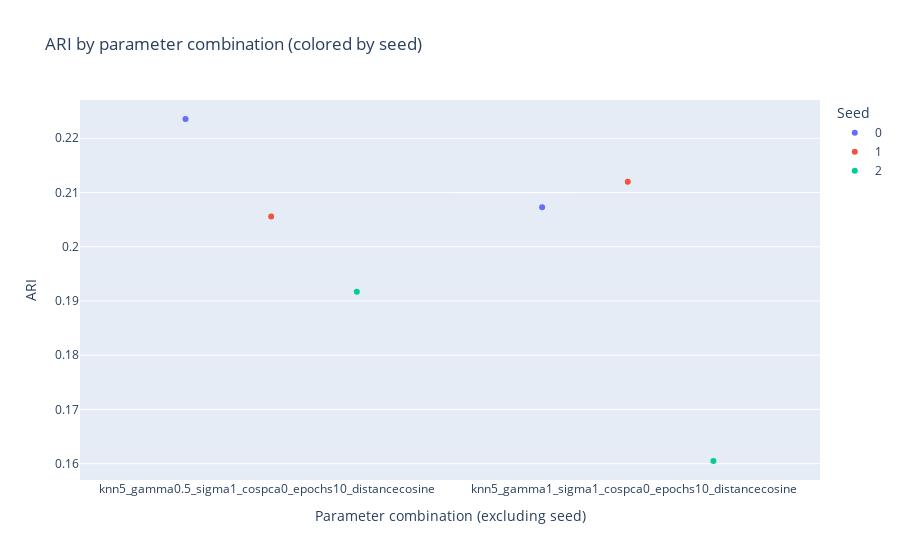
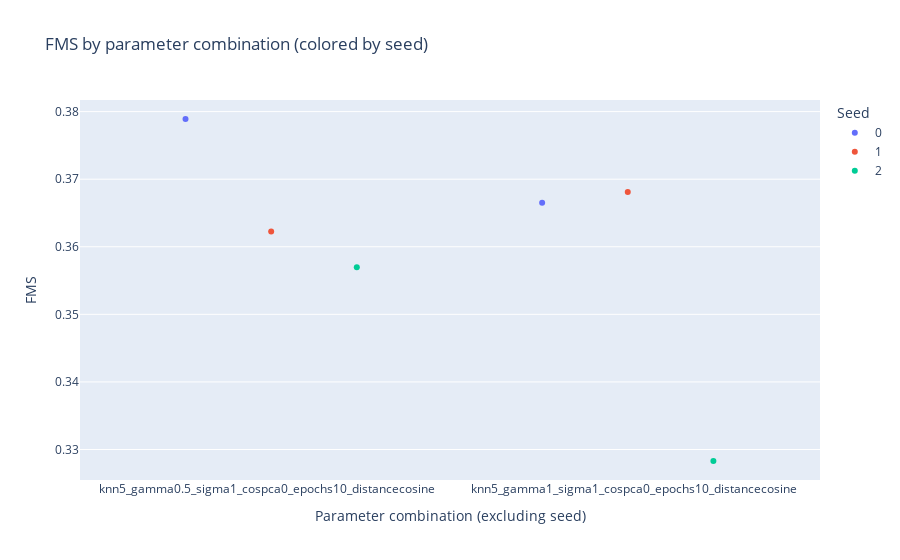

The cell these charts' notebook holds for them, in order:
### Markdown cell above
## Results

### Code cell
# Call comparison function
compare_projections(results)

### Figure 1 — Plotly figure (JSON) as saved in the notebook; plotly's stock layout.template omitted (floating-point values rounded to 4 significant figures)
{"data": [{"alignmentgroup": "True", "boxpoints": "all", "fillcolor": "rgba(255,255,255,0)", "hoveron": "points", "hovertemplate": "seed=0<br>params_base=%{x}<br>ARI=%{y}<extra></extra>", "legendgroup": "0", "line": {"color": "rgba(255,255,255,0)"}, "marker": {"color": "#636efa"}, "name": "0", "offsetgroup": "0", "orientation": "v", "pointpos": 0, "showlegend": true, "type": "box", "x": ["knn5_gamma0.5_sigma1_cospca0_epochs10_distancecosine", "knn5_gamma1_sigma1_cospca0_epochs10_distancecosine"], "x0": " ", "xaxis": "x", "y": [0.2236, 0.2073], "y0": " ", "yaxis": "y"}, {"alignmentgroup": "True", "boxpoints": "all", "fillcolor": "rgba(255,255,255,0)", "hoveron": "points", "hovertemplate": "seed=1<br>params_base=%{x}<br>ARI=%{y}<extra></extra>", "legendgroup": "1", "line": {"color": "rgba(255,255,255,0)"}, "marker": {"color": "#EF553B"}, "name": "1", "offsetgroup": "1", "orientation": "v", "pointpos": 0, "showlegend": true, "type": "box", "x": ["knn5_gamma0.5_sigma1_cospca0_epochs10_distancecosine", "knn5_gamma1_sigma1_cospca0_epochs10_distancecosine"], "x0": " ", "xaxis": "x", "y": [0.2056, 0.212], "y0": " ", "yaxis": "y"}, {"alignmentgroup": "True", "boxpoints": "all", "fillcolor": "rgba(255,255,255,0)", "hoveron": "points", "hovertemplate": "seed=2<br>params_base=%{x}<br>ARI=%{y}<extra></extra>", "legendgroup": "2", "line": {"color": "rgba(255,255,255,0)"}, "marker": {"color": "#00cc96"}, "name": "2", "offsetgroup": "2", "orientation": "v", "pointpos": 0, "showlegend": true, "type": "box", "x": ["knn5_gamma0.5_sigma1_cospca0_epochs10_distancecosine", "knn5_gamma1_sigma1_cospca0_epochs10_distancecosine"], "x0": " ", "xaxis": "x", "y": [0.1917, 0.1605], "y0": " ", "yaxis": "y"}], "layout": {"boxmode": "group", "legend": {"title": {"text": "Seed"}, "tracegroupgap": 0}, "title": {"text": "ARI by parameter combination (colored by seed)"}, "xaxis": {"anchor": "y", "domain": [0, 1], "title": {"text": "Parameter combination (excluding seed)"}}, "yaxis": {"anchor": "x", "domain": [0, 1], "title": {"text": "ARI"}}}}

### Figure 2 — Plotly figure (JSON) as saved in the notebook; plotly's stock layout.template omitted (floating-point values rounded to 4 significant figures)
{"data": [{"alignmentgroup": "True", "boxpoints": "all", "fillcolor": "rgba(255,255,255,0)", "hoveron": "points", "hovertemplate": "seed=0<br>params_base=%{x}<br>FMS=%{y}<extra></extra>", "legendgroup": "0", "line": {"color": "rgba(255,255,255,0)"}, "marker": {"color": "#636efa"}, "name": "0", "offsetgroup": "0", "orientation": "v", "pointpos": 0, "showlegend": true, "type": "box", "x": ["knn5_gamma0.5_sigma1_cospca0_epochs10_distancecosine", "knn5_gamma1_sigma1_cospca0_epochs10_distancecosine"], "x0": " ", "xaxis": "x", "y": [0.3789, 0.3665], "y0": " ", "yaxis": "y"}, {"alignmentgroup": "True", "boxpoints": "all", "fillcolor": "rgba(255,255,255,0)", "hoveron": "points", "hovertemplate": "seed=1<br>params_base=%{x}<br>FMS=%{y}<extra></extra>", "legendgroup": "1", "line": {"color": "rgba(255,255,255,0)"}, "marker": {"color": "#EF553B"}, "name": "1", "offsetgroup": "1", "orientation": "v", "pointpos": 0, "showlegend": true, "type": "box", "x": ["knn5_gamma0.5_sigma1_cospca0_epochs10_distancecosine", "knn5_gamma1_sigma1_cospca0_epochs10_distancecosine"], "x0": " ", "xaxis": "x", "y": [0.3623, 0.3681], "y0": " ", "yaxis": "y"}, {"alignmentgroup": "True", "boxpoints": "all", "fillcolor": "rgba(255,255,255,0)", "hoveron": "points", "hovertemplate": "seed=2<br>params_base=%{x}<br>FMS=%{y}<extra></extra>", "legendgroup": "2", "line": {"color": "rgba(255,255,255,0)"}, "marker": {"color": "#00cc96"}, "name": "2", "offsetgroup": "2", "orientation": "v", "pointpos": 0, "showlegend": true, "type": "box", "x": ["knn5_gamma0.5_sigma1_cospca0_epochs10_distancecosine", "knn5_gamma1_sigma1_cospca0_epochs10_distancecosine"], "x0": " ", "xaxis": "x", "y": [0.357, 0.3283], "y0": " ", "yaxis": "y"}], "layout": {"boxmode": "group", "legend": {"title": {"text": "Seed"}, "tracegroupgap": 0}, "title": {"text": "FMS by parameter combination (colored by seed)"}, "xaxis": {"anchor": "y", "domain": [0, 1], "title": {"text": "Parameter combination (excluding seed)"}}, "yaxis": {"anchor": "x", "domain": [0, 1], "title": {"text": "FMS"}}}}
